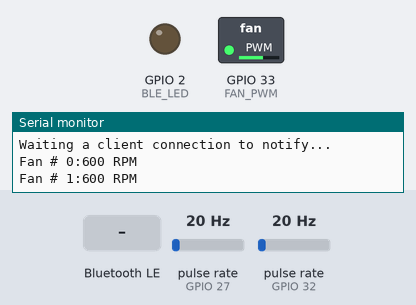
Simulated run of this sketch. Board: ESP32. Shown: switched loads named in the sketch (green lamp = pin HIGH), output pins drawn as LEDs (lit = HIGH), the last lines printed to the serial monitor. Wiring (inferred from the names in the program): 2 × pulse sensor: data GPIO 27 / data GPIO 32. Inputs (shaded band) come from the test bench; at power-on: pulse rate (sensors on GPIO 27, GPIO 32) 20 Hz. Nothing arrives over Bluetooth unless stated; a phone connects over Bluetooth LE 3 s after start.

Above: at 1.2 s.
1.3 s: Bluetooth LE write "1" received
At 1.7 s:
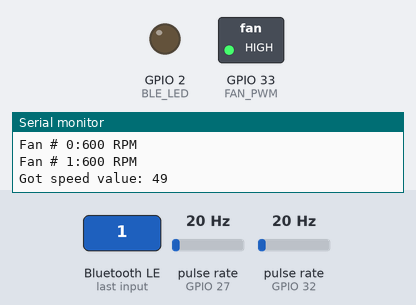
At 4.1 s:
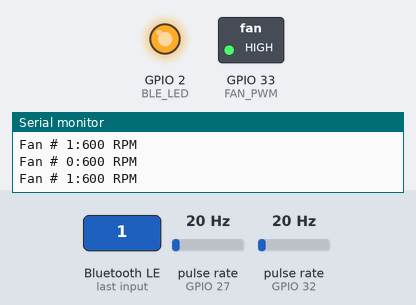
Timing chart, 0 to 5.6 s (numbered marks = the images above; inputs shaded):
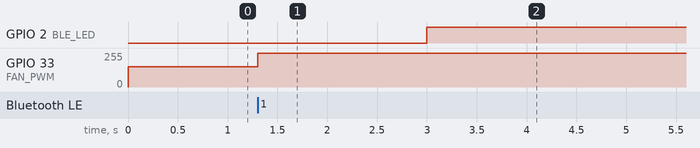

The sketch:

fan_controller.ino
```cpp
#include <BLEDevice.h>
#include <BLEServer.h>
#include <BLEUtils.h>
#include <BLE2902.h>

#define TIME 1000
#define TTL_BAUD 115200

// FAN SETTINGS
#define FAN_POWER 14
#define FAN_PWM 33
#define FAN_PWM_CHANNEL 0
#define FAN_FREQ 25000
#define FAN_RESOLUTION 8
#define FAN_MIN_RPM 300
uint8_t FAN_START_SPEED = 3;
int FAN_SENSE_CURRENT = 0;
const int FAN_SENSE_COUNT = 2;
const int FAN_SENSE [FAN_SENSE_COUNT] = {32, 27};
int FAN_SENSE_RESULTS[2];
int FAN_CALC_RPM[2];
volatile int interruptCounter[2];
unsigned long FAN_PREV_MILLIS;


// BLE SETTINGS
#define BLE_LED 2
#define DEVINFO_UUID              (uint16_t)0x180a
#define DEVINFO_MANUFACTURER_UUID (uint16_t)0x2a29
#define DEVINFO_NAME_UUID         (uint16_t)0x2a24
#define DEVINFO_SERIAL_UUID       (uint16_t)0x2a25

#define DEVICE_MANUFACTURER "MY_MANUFACTURER_NAME"
#define DEVICE_NAME         "My_Fan_Project"
#define SERVICE_UUID        "9a8ca9ef-e43f-4157-9fee-c37a3d7dc12d"
#define SPEED_UUID          "e94f85c8-7f57-4dbd-b8d3-2b56e107ed60"

BLEServer* pServer = NULL;
BLECharacteristic *pCharSpeed;

bool deviceConnected = false;
bool oldDeviceConnected = false;
uint32_t value = 0;

class BLEServerCallback: public BLEServerCallbacks {
    void onConnect(BLEServer* pServer) {
      deviceConnected = true;
      connectedLight();
      BLEDevice::startAdvertising();
    };

    void onDisconnect(BLEServer* pServer) {
      deviceConnected = false;
      disconnectedLight();
    }

    void connectedLight() {
      digitalWrite(BLE_LED, HIGH);
    }

    void disconnectedLight() {
      digitalWrite(BLE_LED, LOW);
    }
};

class SpeedCallbacks: public BLECharacteristicCallbacks {
    void onWrite(BLECharacteristic *pCharacteristic) {
      std::string value = pCharacteristic->getValue();
      if (value.length() == 1 && value[0] == 0) {
        uint8_t v = value[0];
        Serial.print("Got speed value: ");
        Serial.println(v);
        digitalWrite(FAN_POWER, HIGH);
        ledcWrite(FAN_PWM_CHANNEL, 0);
      }
      else if (value.length() == 1) {
        uint8_t v = value[0];
        Serial.print("Got speed value: ");
        Serial.println(v);
        digitalWrite(FAN_POWER, LOW);
        ledcWrite(FAN_PWM_CHANNEL, v * 51);
      } else {
        Serial.println("Invalid data received");
      }
    }
};

void handleFanSenseInterrupt(int interruptID) {
  interruptCounter[interruptID]++;
}

void setup() {
  Serial.begin(TTL_BAUD);
  Serial.println("");
  Serial.println("");
  Serial.println("-------------------------");
  Serial.println("Starting UP!");

  // Pin Setup
  pinMode(BLE_LED, OUTPUT);
  pinMode(FAN_POWER, OUTPUT);
  pinMode(FAN_PWM, OUTPUT);
  pinMode(FAN_SENSE[0], INPUT_PULLUP);
  attachInterrupt(digitalPinToInterrupt(FAN_SENSE[0]), []{ handleFanSenseInterrupt(0); }, FALLING);
  pinMode(FAN_SENSE[1], INPUT_PULLUP);
  attachInterrupt(digitalPinToInterrupt(FAN_SENSE[1]), []{ handleFanSenseInterrupt(1); }, FALLING);
  ledcSetup(FAN_PWM_CHANNEL, FAN_FREQ, FAN_RESOLUTION);
  ledcAttachPin(FAN_PWM, FAN_PWM_CHANNEL);

  // Create the BLE Device
  String devName = DEVICE_NAME;
  String chipId = String((uint32_t)(ESP.getEfuseMac() >> 24), HEX);
  devName += '_';
  devName += chipId;
  BLEDevice::init(devName.c_str());
  Serial.println("BLE Device created");

  // Create the BLE Server
  BLEServer *pServer = BLEDevice::createServer();
  pServer->setCallbacks(new BLEServerCallback());
  Serial.println("BLE created Server");

  BLEService *pService = pServer->createService(SERVICE_UUID);

  pCharSpeed = pService->createCharacteristic(SPEED_UUID, BLECharacteristic::PROPERTY_READ | BLECharacteristic::PROPERTY_WRITE);
  pCharSpeed->setCallbacks(new SpeedCallbacks());
  pCharSpeed->setValue(&FAN_START_SPEED, 1);
  ledcWrite(FAN_PWM_CHANNEL, FAN_START_SPEED * 51);

  pService->start();

  pService = pServer->createService(DEVINFO_UUID);

  BLECharacteristic *pChar = pService->createCharacteristic(DEVINFO_MANUFACTURER_UUID, BLECharacteristic::PROPERTY_READ);
  pChar->setValue(DEVICE_MANUFACTURER);

  pChar = pService->createCharacteristic(DEVINFO_NAME_UUID, BLECharacteristic::PROPERTY_READ);
  pChar->setValue(DEVICE_NAME);

  pChar = pService->createCharacteristic(DEVINFO_SERIAL_UUID, BLECharacteristic::PROPERTY_READ);
  pChar->setValue(chipId.c_str());

  // Start the service
  pService->start();

  // Start advertising
  BLEAdvertising *pAdvertising = BLEDevice::getAdvertising();
  pAdvertising->addServiceUUID(SERVICE_UUID);
  pAdvertising->setScanResponse(false);
  pAdvertising->setMinPreferred(0x0);  // set value to 0x00 to not advertise this parameter
  BLEDevice::startAdvertising();

  Serial.println("Ready");
  Serial.print("Device name: ");
  Serial.println(devName);
  Serial.println("-------------------------");
  Serial.println("Waiting a client connection to notify...");
  clearStats();
}

void loop() {
  if (deviceConnected) {
    delay(10); // bluetooth stack will go into congestion, if too many packets are sent, in 6 hours test i was able to go as low as 3ms
  }
  // ble client disconnecting
  if (!deviceConnected && oldDeviceConnected) {
    delay(500); // give the bluetooth stack the chance to get things ready
    pServer->startAdvertising(); // restart advertising
    Serial.println("start advertising");
    oldDeviceConnected = deviceConnected;
  }
  // ble client connecting
  if (deviceConnected && !oldDeviceConnected) {
    oldDeviceConnected = deviceConnected;
  }

  if ((millis() - FAN_PREV_MILLIS) > TIME) { // Process counters once every second
    FAN_PREV_MILLIS = millis();
    for (int i = 0; i <= FAN_SENSE_COUNT-1; i++)
    {
      int count = interruptCounter[i];
      FAN_SENSE_RESULTS[i] = computeFanSpeed(count);
      interruptCounter[i] = 0;
      Serial.print("Fan # ");
      Serial.print(i);
      Serial.print(":");
      Serial.print(FAN_SENSE_RESULTS[i], DEC);        //Prints the computed fan speed to the serial monitor
      Serial.print(" RPM\r\n");      //Prints " RPM" and a new line to the serial monitor
    }
  }
}

int computeFanSpeed(int count) {
  return count / 2 * 60 ;   //interruptCounter counts 2 pulses per revolution of the fan over a one second period
}

void clearStats() {
  FAN_PREV_MILLIS = millis();
  interruptCounter[1] = 0;
  interruptCounter[2] = 0;
  FAN_CALC_RPM[1] = 0;
  FAN_CALC_RPM[2] = 0;
  FAN_SENSE_RESULTS[1] = 0;
  FAN_SENSE_RESULTS[2] = 0;
}
```

Measured:
- after the input at 1.3 s, GPIO 33 (FAN_PWM): 152/255 → 255/255 at once
